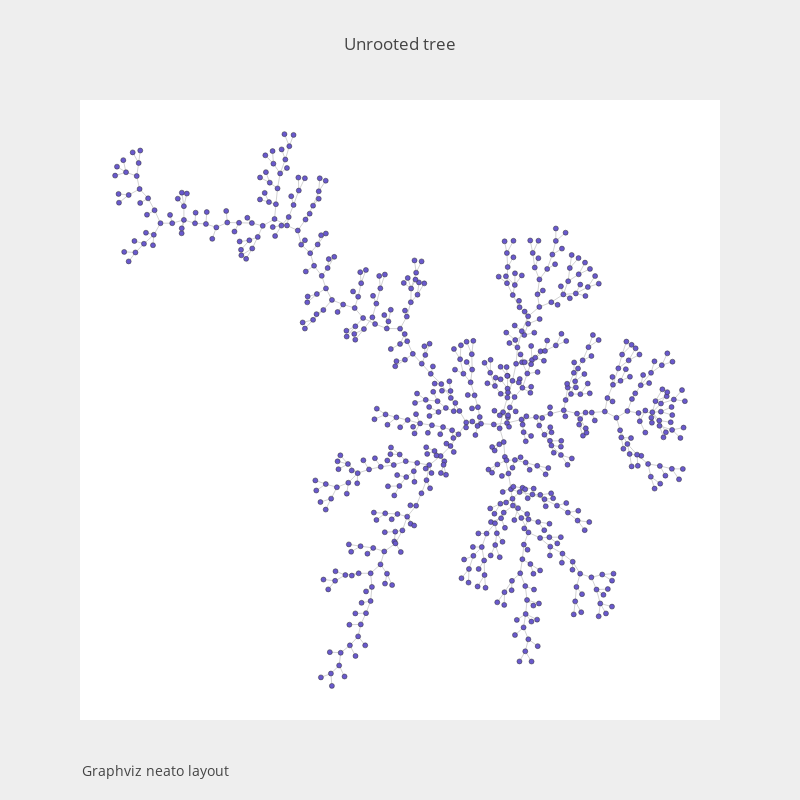

Notebook source saved alongside this figure:
### Code cell
fig2 = go.Figure(data=[trace3, trace4], layout=layout)
#fig2.update_layout(annotations[0]['text']='Graphviz neato layout')
fig2['layout']['annotations'][0]['text'] = "Graphviz neato layout"
iplot(fig2)

### Figure 1 — Plotly figure (JSON) as saved in the notebook; plotly's stock layout.template omitted (floating-point values rounded to 4 significant figures; data arrays with more than 128 entries replaced by an {"elided": "..."} marker saying what was removed)
{"data": [{"hoverinfo": "none", "line": {"color": "rgb(210,210,210)", "width": 1}, "mode": "lines", "type": "scatter", "x": {"elided": "2091 float values"}, "y": {"elided": "2091 float values"}}, {"hoverinfo": "text", "marker": {"color": "#6959CD", "line": {"color": "rgb(50,50,50)", "width": 0.5}, "size": 5}, "mode": "markers", "text": {"elided": "698 str values"}, "type": "scatter", "x": {"elided": "698 float values"}, "y": {"elided": "698 float values"}}], "layout": {"annotations": [{"font": {"size": 14}, "showarrow": false, "text": "Graphviz neato layout", "x": 0, "xanchor": "left", "xref": "paper", "y": -0.1, "yanchor": "bottom", "yref": "paper"}], "font": {"size": 12}, "height": 800, "hovermode": "closest", "paper_bgcolor": "#eeeeee", "showlegend": false, "title": {"text": "Unrooted tree"}, "width": 800, "xaxis": {"visible": false}, "yaxis": {"visible": false}}}
